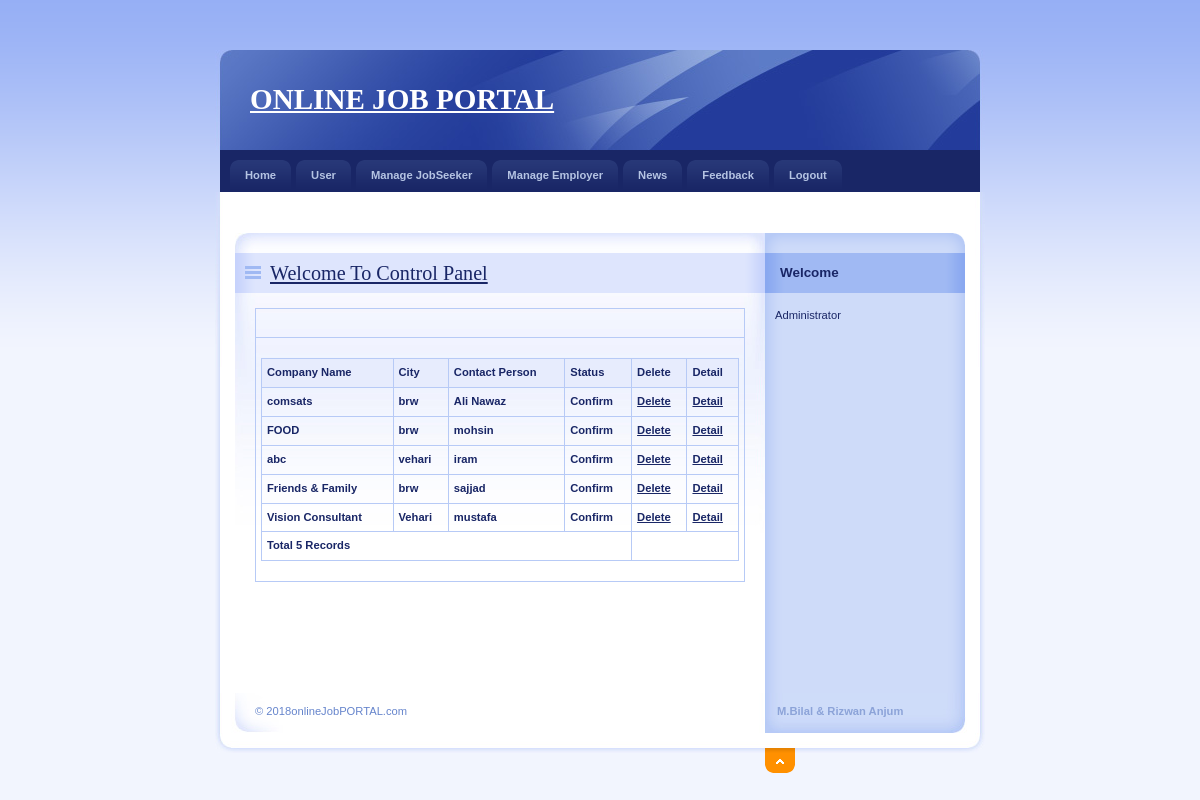
Screenshot of /Admin/ManageEmployer.php with the database file from the repository.
### tables this page shows
CREATE TABLE `employer_reg` (
  `EmployerId` int(11) NOT NULL,
  `CompanyName` varchar(20) NOT NULL,
  `ContactPerson` varchar(20) NOT NULL,
  `Address` varchar(100) NOT NULL,
  `City` varchar(20) NOT NULL,
  `Email` varchar(40) NOT NULL,
  `Mobile` bigint(20) NOT NULL,
  `Area_Work` varchar(40) NOT NULL,
  `Status` varchar(10) NOT NULL,
  `UserName` varchar(20) NOT NULL,
  `Password` varchar(20) NOT NULL,
  `Question` varchar(100) NOT NULL,
  `Answer` varchar(50) NOT NULL
);

### Admin/ManageEmployer.php (the view, shortened to what this page needs)
<!DOCTYPE html PUBLIC "-//W3C//DTD XHTML 1.0 Strict//EN" "http://www.w3.org/TR/xhtml1/DTD/xhtml1-strict.dtd">
<html xmlns="http://www.w3.org/1999/xhtml" xml:lang="cs" lang="cs">
<head>
    <link rel="stylesheet" media="screen,projection" type="text/css" href="./css/main.css" />
    <link rel="stylesheet" media="print" type="text/css" href="./css/print.css" />
    <link rel="stylesheet" media="aural" type="text/css" href="./css/aural.css" />
</head>
<body id="www-url-cz">
<div id="main" class="box">
<?php
include "Header.php"
?>
<?php
include "menu.php"
?>
    <div id="page" class="box">
    <div id="page-in" class="box">
        <div id="strip" class="box noprint">
            <p id="breadcrumbs">&nbsp;</p>
        </div>
        <div id="content">
            <div class="article">
                <h2><span><a href="#">Welcome To Control Panel</a></span></h2>
                <table width="100%" border="0" cellspacing="0" cellpadding="0">
                  <tr>
                    <td>&nbsp;</td>
                  </tr>
                  <tr>
                    <td><table width="100%" border="1" bordercolor="#1CB5F1" >
                        <tr>
                          <th bgcolor="#1CB5F1" class="style3"><div align="left" class="style9 style5"><strong>Company Name</strong></div></th>
                          <th bgcolor="#1CB5F1" class="style3"><div align="left" class="style9 style5"><strong>City</strong></div></th>
                          <th bgcolor="#1CB5F1" class="style3"><div align="left" class="style12">Contact Person</div></th>
                          <th bgcolor="#1CB5F1" class="style3"><div align="left" class="style12">Status</div></th>
                          <th bgcolor="#1CB5F1" class="style3"><div align="left" class="style12">Delete</div></th>
                          <th bgcolor="#1CB5F1" class="style3"><div align="left" class="style9 style5"><strong>Detail</strong></div></th>
                        </tr>
                        <?php
$con = mysqli_connect("localhost","root","");
mysqli_select_db($con,"job");
$sql = "select * from Employer_Reg";
$result = mysqli_query($con,$sql);
while($row = mysqli_fetch_array($result))
{
$Id=$row['EmployerId'];
$Name=$row['CompanyName'];
$City=$row['City'];
$CP=$row['ContactPerson'];
$status=$row['Status'];
?>
                        <tr>
                          <td class="style3"><div align="left" class="style9 style5"><strong><?php echo $Name;?></strong></div></td>
                          <td class="style3"><div align="left" class="style9 style5"><strong><?php echo $City;?></strong></div></td>
                          <td class="style3"><div align="left" class="style9 style5"><strong><?php echo $CP;?></strong></div></td>
                          <td class="style3"><div align="left" class="style9 style5"><strong><?php echo $status;?></strong></div></td>
                           <td class="style3"><div align="left" class="style9 style5"><strong><a href="DeleteEmp.php?EmpId=<?php echo $Id;?>">Delete</a></strong></div></td>
                           <td class="style3"><div align="left" class="style9 style5"><strong><a href="DetailEmp.php?EmpId=<?php echo $Id;?>">Detail</a></strong></div></td>
                        </tr>
                        <?php
}
$records = mysqli_num_rows($result);
?>
                        <tr>
                          <td colspan="4" class="style3"><div align="left" class="style12"><?php echo "Total ".$records." Records"; ?> </div></td>
                        </tr>
                    </table></td>
                  </tr>
                </table>
                <p>&nbsp;</p>
              <p class="btn-more box noprint">&nbsp;</p>
          </div>
        </div>
<?php
include "right.php"
?>
    </div>
    </div>
<?php
include "footer.php"
?>
</div>
</body>
</html>

### Admin/css/main.css (style rules this page uses)
* { min-height:1px; }
body { border:0; margin:0; padding:0; background:#F2F5FE url("../design/bg.gif") 0 0 repeat-x; font:70%/160% "verdana",sans-serif; color:#192666; _text-align:center; }
a { color:#192666; }
p { border:0; margin:15px 0; padding:0; }
div { display:block; border:0; margin:0; padding:0; }
h1, h2, h3, h4, h5 { border:0; margin:15px 0 10px 0; padding:0; font-weight:bold; }
h2 { font-size:180%; line-height:100%; font-family:"georgia",serif; font-weight:normal; }
table { display:table; border-collapse:collapse; margin:15px 0; padding:0; border:1px solid #B7CAF6; font-size:100%; }
tr { display:table-row; }
th, td { display: table-cell; border:1px solid #B7CAF6; margin:0; padding:5px; vertical-align:top; text-align:left; }
th { background:#E7ECFD; text-align:center; color:#192666; font-weight:bold; }
a, img, span { border:0; margin:0; padding:0; }
strong, .strong { font-weight:bold; }
.box { min-height:1px; _height:1px; }
.box:after { content:"."; display:block; line-height:0px; font-size:0px; visibility:hidden; clear:both; }
#main { width:770px; margin:50px auto 0 auto; _text-align:left; }
#page { width:770px; min-height:1px; background:#FFF url("../design/bg_page.gif") 0 0 repeat-y; _height:1px; }
#page-in { min-height:1px; padding:10px 0; background:url("../design/bg_page_in.jpg") 0 0 no-repeat; _height:1px; }
#strip { position:relative; clear:both; padding:3px 20px 10px 20px; color:#6182D1; }
#strip p { margin:0; }
#strip #breadcrumbs { width:520px; margin:0; padding:0; }
#content { float:left; width:530px; _width:550px; margin:0; padding:0 0 0 20px; }
#content .article { clear:both; margin:0; padding:20px; background:url("../design/content_article_bg.jpg") 0 0 no-repeat; }
#content .article h2 { margin:0 -20px; padding:10px; background:#DEE5FD url("../design/content_title_bg.gif") 0 0 repeat-y; color:#192666; }
#content .article h2 span { background:url("../design/ico_list.gif") 0 50% no-repeat; padding-left:25px; }
#content .article p { text-align:justify; }
#content .btn-more { margin:0 0 15px 0; padding:0; border:0; position:relative; }

### Admin/css/print.css (style rules this page uses)
body { border:0; margin:0; padding:0; font-size:12pt }
a { color:#000; text-decoration:none; }
h1, h2, h3 { page-break-after:avoid; page-break-inside:avoid; }
table { border-collapse: collapse; border-width:1px; border-style:solid; }
th, td { display:table-cell; border-width:1px; border-style:solid; }
.noprint { display:none; }

### Admin/css/aural.css (style rules this page uses)
body { voice-family:paul,male; volume:loud; speech-rate:slow; richness:90; stress:20; }
h1, h2, h3, h4, h5 { cue-before:url("ping.au"); }
p, table { pause:50ms; }
strong { pitch:medium; pitch-range:60; stress:90; richness:90; }

### Admin/ManageEmployer.php (style rules this page uses)
.style3 { font-weight: bold }

### rows the page displays
employer_reg: CompanyName "comsats", City "brw", ContactPerson "Ali Nawaz", Status "Confirm"
employer_reg: CompanyName "FOOD", City "brw", ContactPerson "mohsin", Status "Confirm"
employer_reg: CompanyName "abc", City "vehari", ContactPerson "iram", Status "Confirm"
employer_reg: CompanyName "Friends & Family", City "brw", ContactPerson "sajjad", Status "Confirm"
employer_reg: CompanyName "Vision Consultant", City "Vehari", ContactPerson "mustafa", Status "Confirm"

### other values shown
$records "5"
